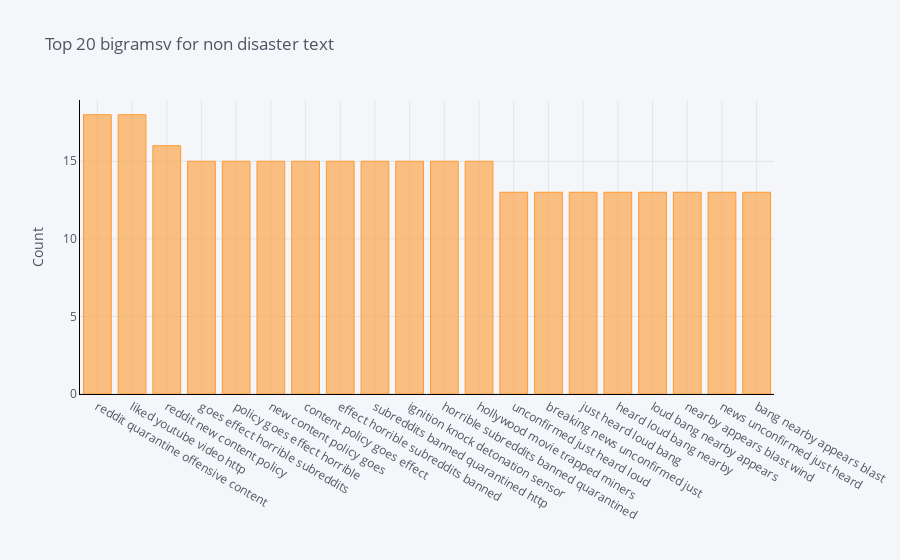

Here is the notebook cell this chart was saved with:
### Code cell
common_words = get_top_n_bigram(train[train.target == 0]['text'], 20)
df1 = pd.DataFrame(common_words, columns = ['text' , 'count'])
df1.groupby('text').sum()['count'].sort_values(ascending=False).iplot(
    kind='bar', yTitle='Count', linecolor='black', title='Top 20 bigramsv for non disaster text')

### Figure 1 — Plotly figure (JSON) as saved in the notebook; plotly's stock layout.template omitted (floating-point values rounded to 4 significant figures)
{"data": [{"marker": {"color": "rgba(255, 153, 51, 0.6)", "line": {"color": "rgba(255, 153, 51, 1.0)", "width": 1}}, "name": "count", "orientation": "v", "text": "", "type": "bar", "x": ["reddit quarantine offensive content", "liked youtube video http", "reddit new content policy", "goes effect horrible subreddits", "policy goes effect horrible", "new content policy goes", "content policy goes effect", "effect horrible subreddits banned", "subreddits banned quarantined http", "ignition knock detonation sensor", "horrible subreddits banned quarantined", "hollywood movie trapped miners", "unconfirmed just heard loud", "breaking news unconfirmed just", "just heard loud bang", "heard loud bang nearby", "loud bang nearby appears", "nearby appears blast wind", "news unconfirmed just heard", "bang nearby appears blast"], "y": [18, 18, 16, 15, 15, 15, 15, 15, 15, 15, 15, 15, 13, 13, 13, 13, 13, 13, 13, 13]}], "layout": {"legend": {"bgcolor": "#F5F6F9", "font": {"color": "#4D5663"}}, "paper_bgcolor": "#F5F6F9", "plot_bgcolor": "#F5F6F9", "title": {"font": {"color": "#4D5663"}, "text": "Top 20 bigramsv for non disaster text"}, "xaxis": {"gridcolor": "#E1E5ED", "linecolor": "black", "showgrid": true, "tickfont": {"color": "#4D5663"}, "title": {"font": {"color": "#4D5663"}, "text": ""}, "zerolinecolor": "#E1E5ED"}, "yaxis": {"gridcolor": "#E1E5ED", "linecolor": "black", "showgrid": true, "tickfont": {"color": "#4D5663"}, "title": {"font": {"color": "#4D5663"}, "text": "Count"}, "zerolinecolor": "#E1E5ED"}}}
